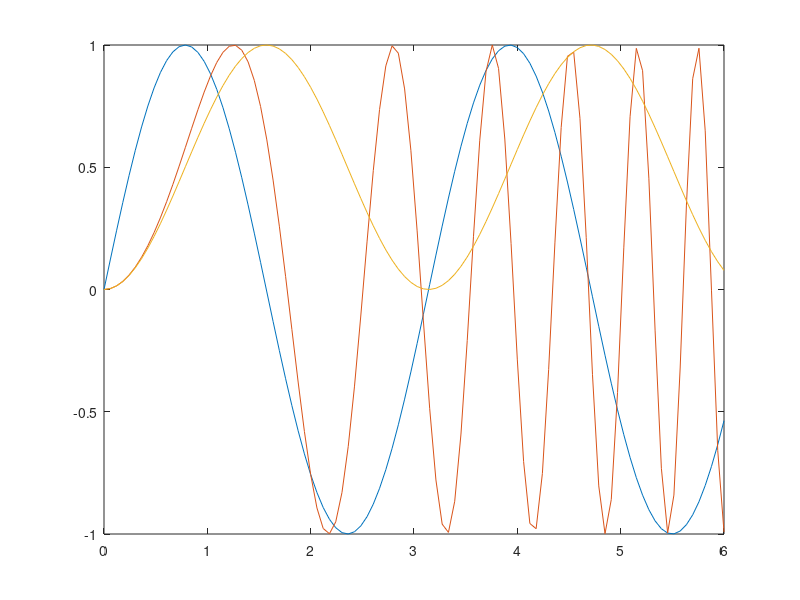

The MATLAB script that drew this image: (Note: this script raises an error after producing the figure.)
%% 基础知识

%MATLAB:Matrix+Laboratory(常用的仿真软件-不是实验)
%MATLAB的基本数据单元是矩阵(数组)

% MATLAB是一种解释式语言,简单易学、代码短小高效、计算功能强大、图形绘制和处理容易、可扩展性强
% 1.矩阵的数值运算、数值分析、模拟
% 2.数据可视化、2D/3D的绘图
% 3.可以与FORTRAN、C/C++做数据链接
% 4.几百个核心内部函数
% 5.大量可选用的工具箱

% 版本尽量选择2020或者2022,相对较稳定
% 2022a的a是指测试版
% 2022b的b是指稳定版

%调用.m文件必须在同一文件夹下

%matlab代码(.m文件)和simulink(.mdl文件)和工作区数据(.mat文件)

%修改代码记得存档代码和注释修改时间,用节区分就好

% 知识点-指令窗的常用控制指令
% cd: 设置当前工作目录
% clf: 清除图形窗
% clc: 清除指令窗中显示内容
% help: 命令行窗口中函数的帮助
% demo: 在帮助浏览器中访问产品示例-代码案例
% doc: 帮助浏览器中的参考页
% clear: 清除MATLAB工作空间中保存的变量
% edit: 打开M文件编辑器exit
% quit: 退出MATLAB
% type: 显示指定M文件的内容
% ctrl+c: 中断一个Malab任务
% which: 指出其后M文件所在的目录

% 知识点-指令窗中指令行的编辑
% PageUp: 前寻式调回已输入过的指令行
% PageDown: 后寻式调回已输入过的指令行
% End: 在当前行中左移光标
% Home: 在当前行中右移光标
% Delete: 删去光标右边的字符
% Backspace: 删去光标左边的字符
% Esc: 清除当前行的全部内容

clc    %清空命令行窗口
clear  %清空工作区所有数据
close  %关闭所有图窗

% MATLAB中大小写需要区分
% 两个%为一节,每一节可以分开调试,方便编程测试


%A=[1;2;1;4;2;8;1;-2];  
%B=[3,4;5,6];  %逗号分列,分号分行

%例1:求解线性系统Ax=b,解x
%A=[3,1,-1;1,2,4;-1,4,5];
%b=[3.6;2.1;-1.4];
%x=A\b;

%例2:用简短命令计算并绘制在0≤x≤6范围内的sin(2x)、sin(x^2)、(sinx)^2
%生成线性间距向量:返回包含 0 和 6 之间的 100 个等间距点的行向量
x=linspace(0,6);
y1=sin(2*x);
y2=sin(x.^2);
y3=(sin(x)).^2;
plot(x,y1,x,y2,x,y3)
%可以使用hold on:添加新绘图时保留当前绘图

%matlab可以作为计算器使用,如果没有命名当前命令行的返回值,返回会显示ans(answer)

% 变量命名规则:
% 1.变量名、函数名是对字母大小写敏感的。
% 2.变量名的第一个字符必须是英文字母，最多可包含63个字符(英文、数字和下连符)。
% 3.变量名的最大长度对不同的版本是不同的，它可以调用函数namelengthmax得到。
% 4.变量名中不得包含空格、标点，但可以包含下连符。

% 定义变量名的两个忌讳:
% 1.不应与MATLAB关键词重名;
% 2.尽量不与MATLAB预定义变量名，函数名和文件夹名相同。

% MATLAB预定义变量及符号含义(matlab自带)
%
% ans:计算结果的缺省变量名
% eps:机器零阈值
% Inf或inf:无穷大,如1/0
% i或j:虚单元 4+5i 3+2j
% pi:圆周率π
% NaN或nan:不是一个数，如0/0,∞/∞,∞-∞
% nargin:函数输入宗量数目
% nargout:函数输出宗量数目
% realmax:最大正实数
% realmin:最小正实数

%MATLAB表达式的基本运算符
% + - * / \ ^ (加-减-乘-除-乘方)

%面向数组设计的运算(并行)
A=[1,3;2,4]-[5,8;6,9]*1i;
B=[1+5i,2+6i;3+8*1i,4+9*1i];
C=A*B;
%求复数实部、虚部、模和幅角
C_real=real(C);  %取出矩阵的实部数字
C_imag=imag(C);  %取出矩阵的虚部数字
C_magnitude=abs(C); %实部平方+虚部平方,再开根号
C_phase=angle(C)*180/pi; %arctan(虚部/实部),再进行幅度的转换

%注意:对复数进行方根运算，只能得到第一象限的根，如果求-8开3次方根得不到-2

% 标点符号和注释
% 逗号:a.输入数组时分隔数组中同一行中的数据-分列;
%      b.分隔命令窗口中同一命令行上的多个命令或语句;
%      c.输入量与输入量之间的分隔符;
% 分号:a.用作不显示计算结果指令的"结尾"标志;
%      b.用作数组的行间分隔符-分行;
% 括号:():在表达式中决定运算顺序，引用数组或矩阵下标，函数定义或调用时界定输入参数;
%      []:界定常数矩阵或数组，函数指令输出宗量列表时用;
%      {}:界定cell矩阵或cell数组;
% 百分号:%后至本行结束的文本均为注释,执行时忽略
% 冒号:a.用以生成一维数值数组;
%      b.用作单下标援引时，表示全部元素构成的长列;
%      c.用作多下标援引时，表示那维上的全部;

% Command History和实录指令diary
% Diary指令能产生"日志"文件，即把当前指令窗中的所有内容
% (包括指令、计算结果等)如实地记录为ASCII文件加以保存。
% 以diary filename开始, 以diary off结束
% 不带扩展名的“日志”文件可以用MATLAB的M文件编辑器或其他文本读写软件打开阅读和编辑。

% Workspace Browser和Array Editor
% 变量的字符显示: 鼠标左键双击变量
% 变量的图形显示: 右键--->Graph Selection
% 全部内存变量保存为MAT文件: 右键--->Save Workspace As
% 部分内存变量保存为MAT文件: 右键--->Save Selection As
% 用who,whos查阅MATLAB内存变量，用clear删除内存中的变量。

% 数据文件的存取-建议用到哪一个文件夹的时候专门新建一个文件来存放
% save filename: 把全部内存变量保存为flename.mat文件
% save filename vl v2: 把变量v1,v2保存为filename.mat文件
% save filename vl v2 -append: 把变量v1,v2添加到filename.mat文件中
% save filename vl v2 -ascii: 把变量v1,v2保存为filename8位ASCII文件
% save filename vl v2 -ascii-double: 把变量v1,v2保存为filename16位ASCII文件
% load filename: 把filename.mat文件中的全部变量装入内存
% load filename vl v2: 把filename.mat文件中的v1,v2变量装入内存
% load filename vl v2-ascii: 把filenameASCII文件中的v1,v2变量装入内存





%% 符号计算

% 2.1符号对象和符号表达式
%
% 生成符号对象:sym或syms - 后续再计算
% sym('a')
% syms varl var2 ... varn
% 变量间用空格而不要用逗号分隔。
a=3/4;        %实双精度浮点数值类型-8 double
b='3/4';      %实字符类型- 6 char
%c=sym(3/4);   %符号对象类型- 8 sym
d=sym('3/4'); %符号对象类型- 8 sym
% whos-列出工作区中的变量及大小和类型
% 例子如下 - 符号矩阵的每一行的两端都有方括号，这是与 Matlab数值矩阵的一个重要区别。
As = str2sym('[a,2*b;3*a,0]');


% 2.2符号数字及表达式的操作
%
% 1.符号数字与双精度数字之间的转换
Aa=[1/3,2.5;1/0.7,2/5];  %显示0.3333
sym(Aa)  %直接显示1/3
%
% 2.数值计算与符号计算的重要区别
% 数值计算一定存在截断误差，且在计算过程中不断传播，产生累积误差;
% 符号计算是在完全准确情况下进行的，不产生累计误差，但降低计算速度，增大内存需求。
% 例: 令a=sym(1/3),b=sym(1/3)进行a*b的运算,而不是(1/3)*(1/3) - 降低误差
%
% 3.任意精度算术运算
% digits(n) - 设置近似解的精度为n位有效数字，默认32位有效数字。
% vpa(x,n) - 求符号解的近似解，该近似解的有效位数由n来决定
%
% 4.恒等式简化:simplify,simple
% simplify()该函数是一个强有力的具有普遍意义的工具，它利用Maple化简规则对表达式进行简化。
% simple()用几种不同的算术简化规则对符号表达式进行简化，使其用最少的字符来表示。


% 2.3符号微积分
%
% 1.极限和求导
% limit(f,v,a)
% 注意: 对于极限不存在，返回NaN
% 示例如下:
limit(1/x,x,0)
limit(1/x,x,0, 'left')
limit(1/x,x,0, 'right' )
%
%求导: diff(fv,n) 数值计算中用来求差分
%例题: 在曲线y=x3+3x-2上哪一点的切线与直线y=4x-1平行。
x=sym('x');
y=x^3+3*x-2;  %定义曲线函数
f=diff(y);  %对曲线求导数
g=f-4;
solve(g)  %求方程f-4=0的根，即求曲线何处的导数为4
%
%2.序列/级数的符号求和
% symsum(f,v,a,b)-表达式f中变量v从a变到b时的有限和，自变量只取整数值。
%代码案例-求无穷级数的和:
syms k
s1=symsum(1/k^2,1,inf);
%
%3.符号积分
% 不定积分: int(f,v)
% 定积分: int(f,v,a,b)
% int('被积表达式','积分变量') —— 不定积分
% int('被积表达式','积分变量','积分上限','积分下限') —— 定积分
int(-2*x/(1+x^2)^2) %不定积分
int(log(x)) %不定积分
int(log10(x)) %不定积分
int(sin(x),x,-pi,pi) %定积分


%2.4求微分方程符号解的一般指令
%
% dsolve('eq1,eq2, … ,eqn','cond1,cond2, … ,condn','v')
%一阶微分方程
c=dsolve('Dx=y','Dy=-x','x(0)=0','y(0)=1');
c.x=sin(t);
c.y=cos(t);
% 初始条件少于微分方程数时，出现任意常数符C1，C2等
% 边值问题用数值计算方法求解复杂
% t为默认的独立变量
% Dny表示y的n阶导数
%ezplot(y)
%ezplot, get, set的配套使用
%ezplot不能同时画多条曲线，必须用循环解决。


%2.5符号矩阵分析和代数方程解
%
%符号矩阵分析
A=[1,2,3;2,3,4;3,4,5]
det(A)  %用于求A的行列式
diag(A) %返回包含主对角线上向量A的元素的对角矩阵 or 生成对角矩阵
[V,D]=eig(A); %返回特征值的对角矩阵D和矩阵V
expm(A) %用于计算矩阵的指数函数
inv(A)  %用于求取A的逆矩阵
poly(A) %用于求以向量为解的方程或方阵的特征多项式
rank(A) %用于计算矩阵的秩
rot90(A) %将矩阵A逆时针旋转90度
fliplr(A) %矩阵左右翻转
flipud(A) %矩阵上下翻转
tril(A) %产生或提取下三角矩阵
triu(A) %产生或提取上三角矩阵
A' %矩阵A的转置
size(A) %矩阵A的尺寸
length(A) %给出所有维中的最大长度
%一般代数方程组的解(包括线性,非线性和超越方程)
%例: f= ax2+bx+c 求解
f='a*x^2+b*x+c';
solve(f) %对缺省变量x求解
%
%maple函数--符号运算的扩展





%% 代码案例 - 多用help

A1 = [1 2 4;3 4 5;5 6 7];  %空格等同于逗号 - 分列
A2 = [1,2;3,4;5,6];

A3=[1:5];  %默认间隔为1
A4=[1:0.5:5];  %设定间隔为0.5

A4(1,2);  %取A4矩阵第1行第2列的数据
D = diag(A1);  %取出A1的对角线的数据

%生成线性间距向量:返回包含 -2 和 2 之间的 100 个等间距点的行向量
B=linspace(-2,2);
B=linspace(-2,2,10000); %手动设定10000个点

% rand - 均匀分布的随机数
%     此 MATLAB 函数 返回从区间 (0,1) 的均匀分布中得到的随机标量。
% randn - 正态分布的随机数
%     此 MATLAB 函数 返回一个从标准正态分布中得到的随机标量。
% randi - 均匀分布的伪随机整数
%     此 MATLAB 函数 返回一个介于 1 和 imax 之间的伪随机整数标量。

%随机取出(-1,1)中的值
(rand-0.5)*2;  %先转换至(-0.5,0.5),再乘2

% zeros - 创建全零数组
%     此 MATLAB 函数 返回标量 0。
% ones - 创建全部为 1 的数组
%     此 MATLAB 函数 返回标量 1。
% eye - 单位矩阵
%     此 MATLAB 函数 返回标量 1。

A=[0,0,0,0,0;0,0,0,0,0;5,4,3,2,1]; %原始输出方法
A=[zeros(1,5);zeros(1,5);linspace(5,1,5)]; %输出矩阵方法2

B=[1:5;-(1:5);1:5;-(1:5);1:5] %类似R语言的seq函数
B(6) %取出矩阵B的第6个元素 - 第一列开始从上往下数
B(1,2) %取出第1行第2列

% 稀疏矩阵: 矩阵中的数值为0的元素数目远远多于非0元素的数目，并且非0元素分布没有规律
% 稠密矩阵: 矩阵中的数值为非0元素数目占大多数
% 定义非零元素的总数比上矩阵所有元素的总数为矩阵的稠密度。

%构建矩阵C=[2,-1,0,0;-1,2,-1,0;0,-1,2,-1;0,0,-1,2]
n=4;
C=sparse(n,n); %制作一个4*4的全零稀疏矩阵
%方法1:使用diag方法
C=diag(2*ones(1,4))+diag((-1)*ones(1,3),1)+diag((-1)*ones(1,3),-1) %对角线填充不只是主对角线!
%
%方法2:使用diag方法
C([1,6,11,16])=2 %赋值矩阵C的第1,6,11,16号元素为2
C([2,5,7,10,12,15])=-1
% full - 将稀疏矩阵转换为满存储
%    此 MATLAB 函数 将稀疏矩阵 S 转换为满存储结构，这样 issparse(A) 返回逻辑值 0(false)。
full(C) %





%% 数据录入,处理与分析

% 录入数据
% 方法1:双击文件区域.mat文件
% 方法2:load('data1.mat')

%由于没有数据集案例,无法进行代码尝试,学习基础知识即可





%% 数值数组及向量化运算

% 向量化编程
% 在编程中，尽量避免使用循环，因为在循环中，内存不断重新分配，使计算速度变慢。

% "非数"和"空"数组
% NaN的性质
% 1.NaN参与运算所得的结果也是NaN，即具有传递性;
% 2.非数没有大小，因此不能比较。
% NaN的功用
% 1.真实记述0/0，∞/∞运算的后果;
% 2.避免可能因0/0，∞/∞运算而造成的程序执行的中断;
% 3.在数据可视化中，用来裁剪图形。
%
% "空"数组
% 1.不要把空数组和全零数组混淆;
% 2.不要把空数组看成虚无，它确实存在，whos;
% 3.空数组在运算中不具备传递性，对运算中出现的空结果解释要谨慎。
% 判别的唯一指令 isnan isempty
% 非数和空数组都属于特殊的double型数据

% 关系操作和逻辑操作
% > >= < <= == ~= & | ~ xor

% all()和 any()两个函数来对矩阵参数作逻辑判定
% all()函数在其中变元全部非 0 时返回 1，而 any()函数在变元有非零元素返回 1。
% find()函数将返回逻辑关系全部满足时的矩阵下标值，这个函数在编程中是相当常用。





%% 数值计算

% 1.常用的随机数组创建指令
% rand(m,n)--产生在(0，1)间均匀分布的(m*n)随机数组
% randn(m,n)--产生服从N(0,1)分布的(m*n)随机数组

% 2.常用的统计分析指令
% min(X) - 对X各列分别求最小值;
% max(X) - 对X各列分别求最大值;
% mean(X) - 对X各列分别求均值;
% std(X) - 对X各列分别求标准差;
% var(X) - 对X各列分别求方差;

% 3.多项式求根
% 命令格式: x=roots(A)
% 该命令求出多项式A的n个根，保存在列向量x中。
% 题目案例:试用ROOTS函数求多项式x^4+8x^3-10的根
% 分析:这是一个4次多项式(x^4+8x^3+0x^2+0x^1-10),它的五个系数依次为:1,8,0,0,-10
A = [1 8 0 0 -10];
x = roots(A)

% 4.由多项式的根重建多项式
% 若已知多项式的全部根，则可以用POLY函数重建该多项式;也可以用POLY函数求矩阵的特征多项式。
% POLY函数的调用格式是: A-poly(x)
% 若x为具有n个元素的向量，则poly(x)建立以x为其根的多项式，且将该多项式的系数赋值给向量A。
% 在此种情况下POLY与ROOTS互为逆函数:
% poly2str(A,'x’)根据多项式系数向量写出比较易读形式
z = poly(x)

% 5.多项式的四则运算 - 多项式加减
% 多项式加、减对于次数相同的若干个多项式，可直接对多项式系数向量进行加、减的运算。如果多项式的次数不同，
% 则应该对次数较低的多项式的在高次项系数的位置补零，使得各系数向量长度相同，然后才能相加。
% 实质为向量加法
A1 = [1 2 3 4 5 6]
B2 = [2 3 4 5 6 7]
A1 + B2
A1 - B2
%
% 6.多项式的四则运算 - 多项式乘法
% 若A、B是由多项式系数组成的向量，则CONV函数
% 将返回这两个多项式的乘积。调用它的命令格式为: C=conv(A,B)
% 命令的结果C为一个多项式(系数向量)。
% 题目案例:求前面例子中的4次多项式与多项式2x^2-x+3的乘积
A=[1 8 0 0 -10];
B=[2 -1 3];
C=conv(A,B)
% 本例的运行结果是求得一个6次多项式
%
% 7.多项式的四则运算 - 多项式除法
% 当A、B是由多项式系数组成的向量时，DECONV函数用来对两个多项式作除法运算。
% 调用的命令格式为: [Q,r]=deconv(A,B)
% 本命令的结果: Q为多项式A除以多项式B的商 ; r为余式，
% DECONV是CONV的逆函数，即有A=conv(B,Q)+r。
% 题目案例:试用例1的4次多项式与多项式2x^2-x+3相除
A=[1 8 0 0 -10];
B=[2 -1 3];
[P,r]=deconv(A,B)

% 8.多项式的值
% POLYVAL函数用来求代数多项式的值，调用的命令格式为:
% polyval(A,x)
% POLYVAL函数返回的多项式的值。若x为一数值，则Y也为一数值;
% 若x为向量或矩阵，则对向量或矩阵中的每个元素求多项式的值，结果与x的维数相同
% 题目案例:对前面例子中的4次多项式，分别取x=1.2和下面矩阵的2*3个元素为自变量计算该多项式的值。
A=[1 8 0 0 -10];
x=1.2;
y1=polyval(A,x)
x=[-1 1.2 -1.4;2 -1.8 1.6];
y2=polyval(A,x)

% 9.多项式微分
% 函数polyder多项式的微分运算，调用方法为: d =polyder(A)
% 上述语句完成对多项式A的微分，返回值为多项式d，其维数比A小1。其它调用方式参见联机文档。
% 题目案例:求多项式x^8+3x^6+5x^5+12x^4+36x^2+x+55的微分。
A=[1 0 3 5 12 0 36 1 55];
b=polyder(A) %求完微分会少一个项,因为常数项变成0了

% 10.有理分式的部分分式展开及组合
% 函数residue可以将有理分式展开成部分分式，或者将由部分分式表示的有理分式组合为分子除以分母的形式。
% 则函数调用:[r,p,k] = residue(b,a)
% 较为复杂,建议查看help指令

% 11.曲线拟合
% 我们经常要处理试验数据，有时需要知道两组试验数据间的函数关系，此时就需要用到曲线拟合的算法。
% 曲线拟合的常用方法为最小二乘法拟合;
% Matlab提供了对试验数据进行曲线拟合的函数polyfit。
% polyfit的调用格式: p = polyfit(x,y,n)
%
% 对数据x，y进行拟合，n表示拟合多项式的阶数，默认为一次曲线拟合，返回值p为拟合多项式。使用最小二乘法拟合。
% 【例】已知x=0:0.1:1，y=0.5+2*x^2 , 我们在向量y的每一项加一个-0.125~0.125间的随机数，然后对输出数据进行拟合。
x=0:0.1:1;
y=0.5-2*x.^2;
y1=y+(rand(size(y))-0.5)./2.5; %给试验数据加噪声
p1=polyfit(x,y1,1); %一次曲线拟合
p2=polyfit(x,y1,2); %二次曲线拟合
z1=polyval(p1,x); %计算拟合的函数值
z2=polyval(p2,x); 
plot(x,y1,'go',x,z1,'b-',x,z2,'r--',x,y,'k') %画出三条曲线
legend('y1','p1','p2','y') %图例
grid %网格线

% 12.插值
% 若已知函数在离散点上的值，为了能得到其它点上的函数值，我们需要在已知点间进行插值以求出我们关心的未知点的函数值。
% Matlab的一维插值函数为:
% yi = interpl(x,Y,xi)
% yi = interpl(Y,xi)
% yi = interpl(x,Y,xi,method)
% 其中前两种为线性插值，后一种可选择插值方式以得到更精确的结果。
%
% 【1】yi = interpl(x,Y,xi)
% 式中x，Y为已知函数值的自变量向量以及对应的已知函数值向量，二者长度应相同。
% 若Y为矩阵，则列数应等于x的长度，此时相当于同时对m个函数插值，每个函数对应Y的一行。
% xi为待插值的自变量向量。yi为插值结果，其行数同Y，列数同xi。
x =1:2:20;
y=sin(x);
xi=2:0.1:18;
yi1=sin(xi);
yi2=interpl(x,y,xi);
%
% 【2】yi = interpl(Y,xi)
% 同前，只是假定x=1:N，N为Y的长度或Y的列数
%
% 【3】yi = interpl(x,Y,xi,method)
% 同(1)，只是插值方法可选，且精度不同。
%
% 插值方法和意义
% 'nearest' - 与最近的点相同
% 'linear' - 线性插值
% 'spline' - 三次样条插值
% 'pchip' - 分段三次Hermit插值
% 'cubie' - 同上(三次多项式插值算法)

% 13.快速傅立叶变换和逆变换
% Xf=fft(Xt,N,DIM)
% Xt=ifft(Xf,N,DIM)
%【例】fft在信号分析中的应用。试用频谱分析方法从受噪声污染的信号y(t)=3sin5t-6cos9t+N(t)中鉴别出有用信号。
% 在此，N(t) ~ N(0.5)。
%数据绘图
clear
randn('state',0)
t=linspace(0,10,512);
y=3*sin(5*t)-6*cos(9*t)+5*randn(size(t));
plot(t,y)
%快速傅里叶变换 - 找到高频波
Y=fft(y);
Ts=t(2)-t(1)
Ws=2*pi/Ts;
Wn=Ws/2
w=linspace(0,Wn,length(t)/2);
Ya=abs(Y(1:length(t)/2));
plot(w,Ya)
%绘制有效信号图 - 去除噪声信号
ii=find(w<=20);
plot(w(ii),Ya(ii))
grid
xlabel('FrequencyRad/s')

% 14.数字滤波 - 查看help
%filter/lsim/initial
%y=filter(B,A,x)





%% 数据和函数的可视化

% 可视化只能表现有限区间
% 如何选取采样数据:能反映函数关系的本质，采样点数不足或过多的影响，

% 二维图形
%
%
% 1.Plot的基本调用格式:
% (1)plot(x,'s')
% X是实向量时，以该向量元素的下标为横坐标、元素值为纵坐标画出一条连续曲线;
% X是实矩阵时，按列绘制每列元素值相对其下标的曲线;
% X是复数矩阵时，则按列分别以元素实部和虚部为横、纵坐标绘制多条曲线;
%
% (2)plot(x,Y's’)
% X、Y是同维向量时，绘制以X、Y元素为横、纵坐标的曲线;
% X是向量，Y是有一维与X等维的矩阵时，则绘出多根不同色彩的曲线。曲线数等于Y阵的另一维数;
% 's'不加指定，则默认蓝色细实线
%【例】在区间0≤X≤2π内，绘制正弦曲线Y=SIN(X)，其程序为:
x=0:pi/100:2*pi;
y=sin(x);
plot(x,y)
%
% (3)plot(x1,yl,x2,y2,x3,y3,...)
% 分别以x1,x2,x3,….为X轴，以y1,y2,y3,...为Y轴，在同一幅图内绘制出多条曲线。
% plot(x,[y1,y2,y3,...])
% 以公共向量x为X轴，以y1,y2,y3,….为Y轴，在同一幅图内绘制出多条曲线。
%【例】同时绘制正、余弦两条曲线Y1=SIN(X)和Y2=COS(X)，其程序为:
x=0:pi/100:2*pi;
y1=sin(x);
y2=cos(x);
plot(x,y1,x,y2) %也可以写成 plot(x,[y1,y2])
%
%
% 2.线型与颜色:
% 在同一图形窗口中绘制多条曲线时，为了区分不同的曲线，有时需要改变曲线的线型/标记及颜色，
% 这可以通过在对plot调用时每条曲线的数据后加选项来完成，即:
% Plot(x1,y1,'cs',x2,y2,'cs')
% 函数调用中每三个输入参数为一组，分别决定曲线的横坐标，纵坐标以及线的属性。
% 其中cs为一字符串，用以控制对应曲线的颜色，数据点的标记，和线型。
% cs字符串的可选项和各可选项的意义见下页表格 - 绘图三参数(截图)
%
%【例】用不同线型和颜色绘制正弦和余弦曲线，其程序为:
x=0:pi/100:2*pi;
y1=sin(x);
y2=cos(x);
plot(x,y1,'go:',x,y2,'b-.+')
% 其中曲线属性参数 'go:' 和 'b-.+' 决定曲线的颜色和线型。g表示绿色，o表示数据点标记为圆圈，
% :表示线型为点线; b表示蓝色，+表示数据点标记为小十字，-.表示图形线型为点划线
%
%
% 3.坐标轴属性设置:
axis([xmin xmax ymin ymax]) %设定坐标轴的范围
axis auto    %使用缺省设置
axis square  %产生正方形坐标系
axis equal   %纵、横轴采用等长刻度
axis off     %关闭坐标系统
axis on      %显示坐标系统
%
%
% 4.图形标识:
title(S)   %书写图名
xlabel(S)  %横坐标轴名
ylable(S)  %纵坐标轴名
%legend(S1,S2,..,pos)  %绘制曲线所用线型、色彩或数据点形图例
text(xt,yt,S)  %在图面(xt,yt)坐标处书写字符注释 - anywhere


% subplot函数 - subplot(m,n,p)
% 该命令将当前图形窗口分成mxn个绘图区，即每行n个，共m行;
% 区号按行优先编号，且选定第p个区为当前活动区。


% 多图形窗口绘图
% 需要建立多个图形窗口，绘制并保持每一个窗口的图形，可以使用figure命令。
% 最简单的调用格式如下:
% figure ; H=figure ; figure(H);
% 每执行一次figure命令，就创建一个新的图形窗口，该窗口自动为当前绘图窗口;
% 若需要还可以返回该窗口的识别号码，该号码称为窗口句柄;
% 对于最后一种调用格式，若句柄H对应的窗口不存在，则生成该窗口，否则选择对应窗口为当前绘图窗口。
% 句柄显示在图形窗口的标题栏中，即图形窗口标题中数字，用户可通过句柄激活或关闭某图形窗口。
% axis、xlabel、title等改变图形属性及坐标系统属性的函数只对活动窗口有效。
%【例】重新绘制上例4个图形，要求在四个不同的窗口中画图，程序变动后如下:
x=linspace(0,2*pi,60);
y=sin(x);
z=cos(x);
t=sin(x)./(cos(x)+eps);
ct=cos(x)./(sin(x)+eps);
H1=figure; %创建新窗口
plot(x,y);
title('sin(x)');
axis([0 2*pi -1 1]);
H2=figure; %创建第二个窗口
plot(x,z);
title('cos(x)');
axis([0 2*pi -1 1]);
H3=figure; %创建第三个窗口
plot(x,t);
title('tangent(x)');
axis([0 2*pi -40 40]);
H4=figure; %创建第四个窗口
plot(x,ct);
title('cotangent(x)');
axis([0 2*pi -40 40]);


% hold命令
% 若需要在已存在图形窗口中用plot命令继续添加新的内容，可使用hold 命令。调用格式为:
% hold       切换图形保持状态
% hold on    设置图形保持状态
% hold off   清除图形保持状态
% 在hold on状态，下一个plot执行时只是将图形添加到当前绘图窗口中，否则将首先清除当前绘图窗口的内容，然后绘图。


% grid命令
% grid命令在当前绘图窗口的绘图区增加或去掉网格线，调用方式类似于hold。


% 特殊坐标图形
%
% 1.对数坐标图形
%(1)双对数坐标绘图函数 loglog(x,y)
%【例】绘制y=|1000sin(4x)|+1的双对数坐标图。程序为:
x=[0:0.1:2*pi];
y=abs(1000*sin(4*x))+1;
loglog(x,y);
%(2)半对数坐标绘图函数 semilogx , semilogy
%semilogx函数绘图时X轴为对数坐标，y轴为线性坐标:
x=[0:0.01:2*pi];
y=abs(1000*sin(4*x))+1;
semilogx(x,y)
%semilogy函数绘图时X轴为线性坐标，y轴为对数坐标:
x=[0:0.01:2*pi];
y=abs(1000*sin(4*x))+1;
semilogy(x,y);
%
% 2.极坐标图
% 函数polar(theta,rho)用来绘制极坐标图，theta为极坐标角度，rho为极坐标半径。
%【例】绘制sin(2*0)*cos(2*0)的极坐标图，程序为:
theta=[0:0.01:2*pi];
rho=sin(2*theta).*cos(2*theta);
polar(theta,rho);
title('polar plot');
%
% 3.双纵坐标图
plotyy(x1,y1,x2,y2)
% 以左、右不同纵轴绘制x1-y1,x2-y2两条曲线


% 其他图形函数
% 除plot等基本绘图命令外，Matlab系统提供了许多其它特殊二维绘图函数，详细的信息用户
% 可随时查阅在线帮助，其对应的M-file文件存放在系统\matlab\toolbox\matlab目录下。
% 下面列出常用二维图形函数 - 二维绘图函数小结(截图)


% 三维图形
% 1.plot3函数
% 最基本的三维图形函数为plot3，它是将二维函数plot的有关功能扩展到三维空间，用来绘制三维图形。
% 函数格式: plot3(x1,y1,z1,c1,x2,y2,z2,c2,...)
% 其中x1,y1,z1...表示三维坐标向量，c1，c2...表示线型或颜色、数据点形，除了坐标轴比plot多一个外，其参数的意义同plot。
% 函数功能:主要用来表现单参数的三维曲线。
%
%【例】绘制三维螺旋曲线，其程序为:
t=0:pi/50:10*pi;
y1=sin(t);
y2=cos(t);
plot3(y1,y2,t);
title('helix'),text(0,0,0,'origin');
xlabel('sin(t)');
ylabel('cos(t)');
zlabel('t');
grid;
%
% 2.mesh函数
% mesh函数用于绘制三维网格图。在不需要绘制特别精细的三维曲面结构图时，可以通过绘制三维网格图来表示三维曲面。
% 三维曲面的网格图最突出的优点是:它较好地解决了实验数据在三维空间的可视化问题。
% 函数格式:mesh(x,y,z,c)
% 其中x，y控制x和y轴坐标，矩阵z是由(x,y)求得z轴坐标，(x,y,z)组成了三维空间的网格点;
% c用于控制网格点颜色。
%
%【例】下列程序绘制三维网格曲面图
x=[0:0.15:2*pi];
y=[0:0.15:2*pi];
z=sin(y')*cos(x);
mesh(x,y,z)
%
% 3.surf函数
% sure用于绘制三维曲面图，各线条之间的补面用颜色填充。surf函数和mesh函数的调用格式一致。
% 函数格式:surf(x,y,z,c)
% 其中x，y控制x和y轴坐标，矩阵z是由x,y求得的曲面上z轴坐标。
% 【例】下列程序绘制三维曲面图形
x=[0:0.15:2*pi];
y=[0:0.15:2*pi]
z=sin(y')*cos(x)
surf(x,y,z);
title('3-Dsurf');

% 透视、镂空和裁切
hidden off  %透视被叠压的图形
hidden on   %消隐被叠压的图形
% Hidden指令对surf指令绘制的表面图不发生任何影响;
% 利用"非数"NaN对图形进行镂空处理;
% 如果为了看清图形需要表现切面，把被切部分强制为零;

% 二维半图指令pcolor,contour,contourf
pcolor      %伪彩图指令
contour     %等位线指令
contourf    %填色等位线指令
clabel      %标高指令:随机标识法、沿线标识法
% 四维表现
%1.用色图阵表现函数不同特征---准四维表现
%2.动画指令

% 三维图形的精细控制
% 1.视点控制
% 日常生活中从不同的视点观察物体，所看到的图形是不同的。同样，用户从不同的角度绘制的三维图形的形状也是不一样的。视点位置可由方位角和仰角表示，
% 方位角又称旋转角，它是视点位置在XY平面上的投影与X轴形成的角度，正值表示逆时针，负值表示顺时针。
% 仰角又称视角，它是XY平面的上仰或下仰角，正值表示视点在XY平面上方，负值表示视点在XY平面下方。
% MATLAB系统提供了从不同视点绘制三维图形的函数: view(az,el)，az为方位角，el为仰角
%
% 2.浓淡处理shading
shading options %图形对象着色的浓淡处理
% mesh,surf,pcolor,fill和fill3所创建图形非数据点处的着色由shading指令决定。
% options可以取以下三种方式: flat interp faceted---缺省设置 透明控制-alpha(V)
%
%在matlab中，图像通常由数据矩阵和色图矩阵组成。
%图像根据图像着色方法不同，把图像分为三类:
% 1.变址图像
% 2.强度图像
% 3.真彩或RGB图像




















%% 绘图案例 - 按要求绘图

%冒号和linspace的使用场景
% 已知间隔大小,使用冒号
% 已知总共有多少个点使用linspace
t=0:0.1:100; %间隔0.1,输出1000个数字
t=linspace(0,100,1001); %总共输出1001个数字,间隔0.1

L=length(t); %计算t有多少个点
R=rand(1,L)*0.4-0.2   %先得到(0,0.4),在左移0.2
R=(rand(1,L)-0.5)*0.4 %先左移0.5得到(-0.5,0.5),在乘0.4
y1=sin(2*pi*0.01*t)+R %sin函数+随机数
y2=cos(2*pi*0.01*t)+R %cos函数+随机数

t_new=t(201:end)-t(201) %取消前200个点,只取201到最后的点,得到[0,80]
y1_new=y1(201:end)
y2_new=y2(201:end)

data_new=[t_new' y1_new' y2_new'] %通过转置',得到3列801行

%小技巧:查看绘图窗口的放大镜,点击拉框选择可以局部放大

% figure, subplot, plot, stairs, hold on, hold off, xlim, ylim, title, grid, xlabel.
% ylabel, legend, To display Greek letters, like π, read the Text Properties in MATLAB help.
% limit x-axis and yaxis between(0,140)and(-1.5. 1.5).

% Use the same functions above (except figure) to plot the cut-off data at the bottom of the figure
% as shown in Flg. 1(b), The color code for cos(0.02*pi*t) is [0.6 0.7 0.8] (see the help
% for plot and RGB color codes)

figure;
subplot(2,1,1); %图形显示在2行1列的界面内的第一张
plot(t,y1,'red'); %绘图
hold on; %保留前面的绘图继续绘制
plot(t,y2,'blue'); %绘图
title('Original Data','Fontweight','bold'); %加标题; 'Fontweight','bold'用于加粗
xlabel('Time(sec)'); %添加x轴标签
ylabel('Data'); %添加y轴标签
axis([0 140 -1.5 1.5]); %axis([xmin xmax ymin ymax]):设置坐标轴范围
legend('sin(0.02\pit)','cos(0.02\pit)') %图例顺序等同于绘图顺序,'\pi'等同于π
grid on; %绘制网格

subplot(2,1,2);
plot(t_new,y1_new,'green'); %绘图
hold on; %保留前面的绘图继续绘制
plot(t_new,y2_new,'Color',[0.6 0.7 0.8]); %利用RGB颜色绘图
title('Cut-off Data','FontWeight','bold'); %加标题; 'Fontweight','bold'用于加粗
xlabel('Time(sec)'); %添加x轴标签
ylabel('Data'); %添加y轴标签
axis([0 140 -1.5 1.5]); %axis([xmin xmax ymin ymax]):设置坐标轴范围
legend('sin(0.02\pit)','cos(0.02\pit)') %图例顺序等同于绘图顺序,'\pi'等同于π
grid on; %绘制网格





%% 利用Matlab代码和Simulink - 搭建系统并设置控制器和回路
















































